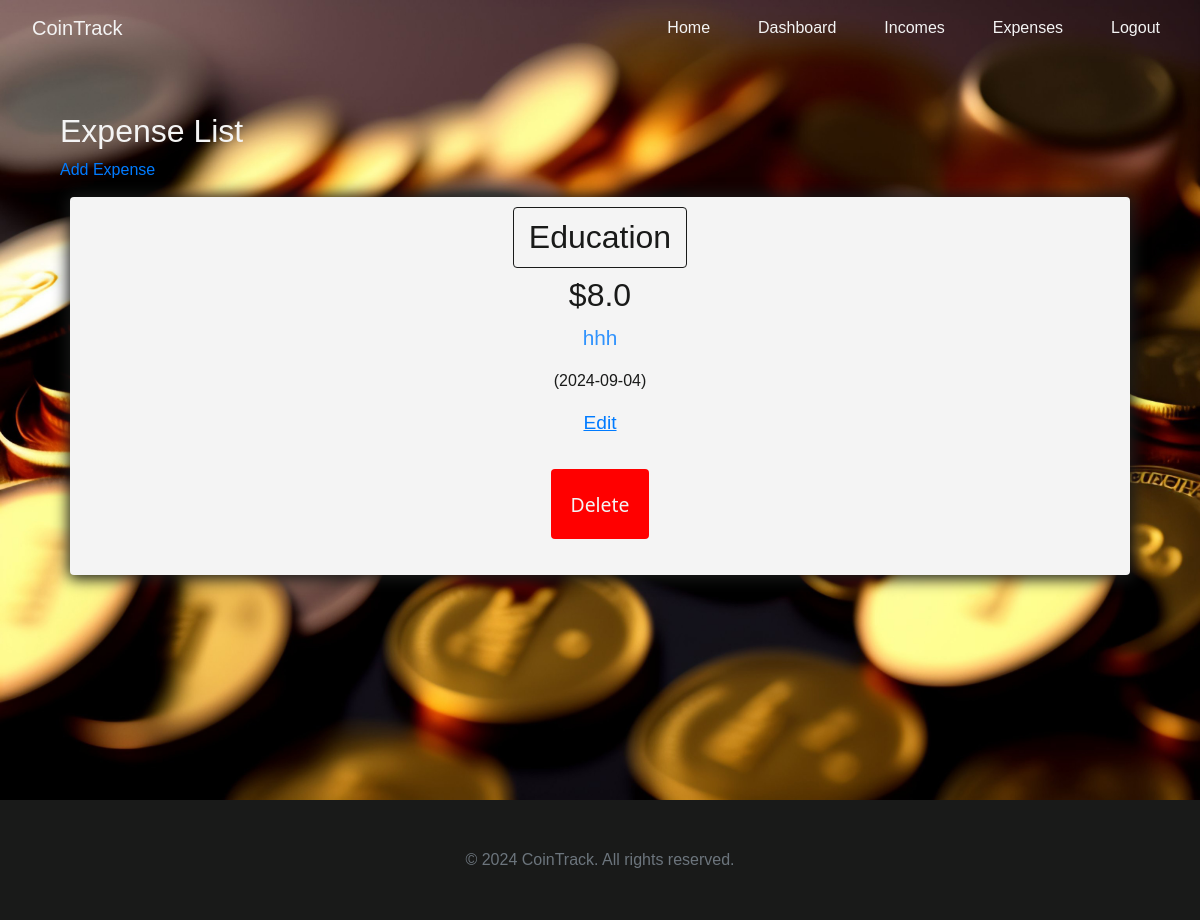
/expenses (signed in), run on the app's committed database.
### app/models.py (models this page shows, shortened)
class FinanceEntry(db.Model):
    __tablename__ = 'finance_entries'
    id = db.Column(db.Integer, primary_key=True)
    amount = db.Column(db.Float, nullable=False)
    description = db.Column(db.String(255))
    date_posted = db.Column(db.DateTime, nullable=False, default=datetime.utcnow)
    user_id = db.Column(db.Integer, db.ForeignKey('users.id'), nullable=False)
    type = db.Column(db.String(50))
    category = db.Column(db.String(50))
    __mapper_args__ = {
        'polymorphic_identity': 'finance_entry',
        'polymorphic_on': type
    }

class Expense(FinanceEntry):
    __tablename__ = 'expenses'
    id = db.Column(db.Integer, db.ForeignKey('finance_entries.id'), primary_key=True)
    __mapper_args__ = {
        'polymorphic_identity': 'expense',
    }

class FinanceEntry(db.Model):
    __tablename__ = 'finance_entries'
    id = db.Column(db.Integer, primary_key=True)
    amount = db.Column(db.Float, nullable=False)
    description = db.Column(db.String(255))
    date_posted = db.Column(db.DateTime, nullable=False, default=datetime.utcnow)
    user_id = db.Column(db.Integer, db.ForeignKey('users.id'), nullable=False)
    type = db.Column(db.String(50))
    category = db.Column(db.String(50))
    __mapper_args__ = {
        'polymorphic_identity': 'finance_entry',
        'polymorphic_on': type
    }

### app/views/expense.py (the view)
@main.route('/expenses', methods=['GET'])
@login_required
def expense_list():
	expenses = Expense.query.all()
	return render_template('expense_list.html', expenses=expenses)

### app/setup.py (called while the page is built)
def create_app(name=__name__):
    from config import Config
    app = Flask(name)
    app.config['SECRET_KEY'] = Config.SECRET_KEY
    app.config['SQLALCHEMY_DATABASE_URI'] = Config.SQLALCHEMY_DATABASE_URI
    app.config['SQLALCHEMY_TRACK_MODIFICATIONS'] = Config.SQLALCHEMY_TRACK_MODIFICATIONS
    db.init_app(app)
    migrate.init_app(app, db)
    login_manager.init_app(app)
    from .routes import main as main_blueprint
    app.register_blueprint(main_blueprint)
    @login_manager.user_loader
    def load_user(user_id):
        from .models import User  # Import inside to avoid circular imports
        return User.query.get(int(user_id))
    login_manager.login_view = 'main.login'
    login_manager.login_message_category = 'info'
    return app

### app/templates/expense_list.html
{% extends "base.html" %}
{% block extra_css %}
    <link rel="stylesheet" href="{{ url_for('static', filename='css/finance_entry.css') }}">
{% endblock %}
{% block content %}
    <div id="expenses-container" class="register-login-container">
        <h2>Expense List</h2>
        <a href="{{ url_for('main.add_expense') }}">Add Expense</a>
        <ul>
            {% for expense in expenses %}
                <li class="finance-entry-item">
                    <h2 class="heading">{{ expense.category }}</h2>
                    <h3 class="amount">${{ expense.amount }}</h3>
                    <p class="description">{{ expense.description }}</p>
                    <p class="date">({{ expense.date_posted.strftime('%Y-%m-%d') }})</p>
                    <a class="edit-link" href="{{ url_for('main.edit_expense', id=expense.id) }}">Edit</a>
                    <form action="{{ url_for('main.delete_expense', id=expense.id) }}" method="post" style="display:inline;">
                        <input class="error-color" type="submit" value="Delete">
                    </form>
                </li>
            {% endfor %}
        </ul>
    </div>
{% endblock %}

### app/static/css/styles.css (style rules this page uses)
body { font-family: Arial, sans-serif; margin: 0; padding: 0; --theme-color: #191a19; --theme-opposite-color: #f4f4f4; --theme-secondary-color: #007bff; --theme-secondary-opposite-color: #f4f4f4; --error-color: #dc3545; --error-lighter-color: #f8d7da; --success-color: #28a745; --success-lighter-color: #d4edda; --info-color: #17a2b8; --border-radius: 0.25rem; --black: #191a19; }
.error-color { color: var(--error-color); }
ul { padding: 0; }

### app/static/css/styles-2.css (style rules this page uses)
.register-login-container h2 { color: var(--theme-opposite-color); }
.register-login-container form { padding: 20px; font-size: larger; border-radius: var(--border-radius); border: 1px solid var(--theme-opposite-color); }
.register-login-container form input { padding: 5px; margin: 10px 5px 5px; border-radius: var(--border-radius); border: 1px solid var(--theme-opposite-color); background-color: var(--theme-opposite-color); color: var(--theme-color); font-size: 1.01em; height: 60px; }
.register-login-container form input[type=submit] { background-color: var(--theme-secondary-color); border:none; padding: 10px 20px; font-family: system-ui; color: var(--theme-secondary-opposite-color) }

### app/static/css/finance_entry.css (style rules this page uses)
.register-login-container h2 { color: var(--theme-opposite-color); }
.register-login-container form { padding: 20px; font-size: larger; border-radius: var(--border-radius); border: 1px solid var(--theme-opposite-color); }
.register-login-container form input { padding: 5px; margin: 10px 5px 5px; border-radius: var(--border-radius); border: 1px solid var(--theme-opposite-color); background-color: var(--theme-opposite-color); color: var(--theme-color); font-size: 1.01em; height: 70px; width: -webkit-fill-available; }
.register-login-container form input[type=submit] { background-color: var(--theme-secondary-color); border:none; padding: 10px 20px; font-family: system-ui; color: var(--theme-secondary-opposite-color) }
.register-login-container { width: 90vw; }
.register-login-container form input.error-color { background-color: red; }
.finance-entry-item { background-color: var(--theme-opposite-color); padding: 10px; text-align: center; color: var(--theme-color); margin: 15px 10px; border-radius: var(--border-radius); box-shadow: 1px 1px 15px 3px var(--theme-color); min-height: 300px; display: flex; flex-direction: column; justify-content: center; align-items: center; width: auto; }
.finance-entry-item a { color: var(--theme-secondary-color); font-family: sans-serif; font-size: 1.2rem; text-decoration: underline; }
.finance-entry-item h2 { color: var(--theme-color); border-radius: var(--border-radius); border: 1px solid var(--theme-color); padding: 10px 15px; }
.finance-entry-item p { color: var(--theme-color); }
.finance-entry-item .amount { font-size: 2rem; }
.finance-entry-item .date { font-size: 1rem; }
.finance-entry-item .description { font-size: 1.3rem; color: var(--theme-secondary-color); opacity: .8; }

### data on the page
Expense: category "Education", amount "8.0", description "hhh", date_posted "2024-09-04"
